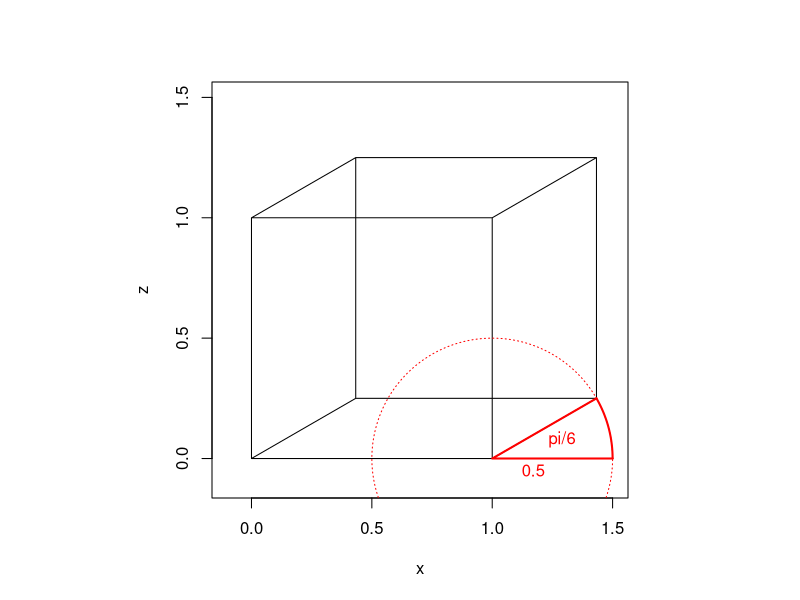
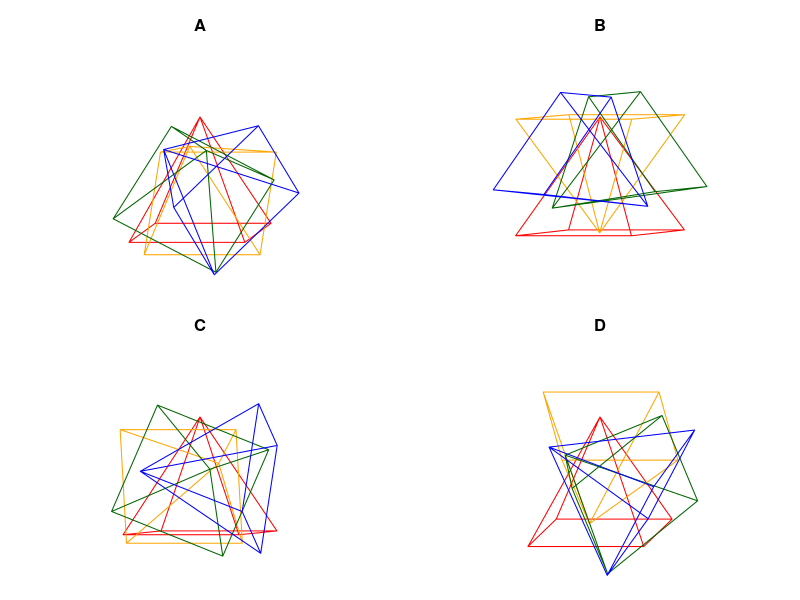

Recreate these plots in R, in order.
## ---- chunk 1

# I STARTED SWITCHING OVER TO 2nd-operand transformation matrices
# But then I decided this whole question is mid...

matpr = function(A){
  pra = "\\begin{bmatrix}\n"
  for(i in 1:dim(A)[1]){
    pra = paste0(pra,paste0(A[i,],collapse=" & "))
    if(i<dim(A)[1]){pra = paste0(pra,"\\\\\n")} else {pra = paste0(pra,"\n")}
  }
  pra = paste0(pra,"\\end{bmatrix}")
  return(pra)
}
matcc = function(A){
  s = "[["
  for(i in 1:(dim(A)[1])){
    s2 = paste0(A[i,],collapse=",")
    s = paste0(s,s2,collapse="")
    if(i<dim(A)[1]){
      s = paste0(s,"],[",collapse="")
    }
  }
  s = paste0(s,"]]",collapse="")
  return(s)
}

X = matrix(c(1,-1,-1,
      -1,-1,-1,
      -1,1,-1,
      1,1,-1,
      1,-1,-1,
      0,0,1,
      1,1,-1,
      -1,1,-1,
      0,0,1,
      -1,-1,-1),3)


XS = c(0,0,0,
      0,0,1,
      0,1,1,
      0,1,0,
      0,0,0,
      1,0,0,
      1,1,0,
      0,1,0,
      1,1,0,
      1,1,1,
      0,1,1,
      1,1,1,
      1,0,1,
      0,0,1,
      1,0,1,
      1,0,0)
XS = matrix(XS,3)

tx = round(runif(1,0.1,2*pi-0.1),2)
ty = round(runif(1,0.1,2*pi-0.1),2)
tz = round(runif(1,0.1,2*pi-0.1),2)
tp = round(runif(1,0.1,pi/4),2)
r = round(runif(1,0.05,0.5),2)

pams1 = c(tp,r,tx,ty,tz)

pm = list(pams1)

for(i in 2:4){
  tx2 = round(runif(1,0.1,2*pi-0.1),2)
  ty2 = round(runif(1,0.1,2*pi-0.1),2)
  tz2 = round(runif(1,0.1,2*pi-0.1),2)
  tp2 = round(runif(1,0.1,pi/4),2)
  r2 = round(runif(1,0.05,0.5),2)
  pams2 = c(tp2,r2,tx2,ty2,tz2)
  pm[[i]] = pams2
}

ord = sample(1:4)
sol = paste0(1*(1==ord),collapse="")

## ---- chunk 2
r3 = 0.5
t3 = pi/6
P3 = matrix(c(1,r3*cos(t3),0,0,r3*sin(t3),1),2,byrow=T)
Y3 = P3%*%XS
par(pty="s")
plot(Y3[1,],Y3[2,],type="l",xlim=c(-0.1,1.5),ylim=c(-0.1,1.5),xlab="x",ylab="z")
lines(c(1+r3,1,1+r3*cos(t3)),c(0,0,r3*sin(t3)),col="red",lwd=2)
th = seq(0,2*pi,length.out=300)
lines(1+r3*cos(th),r3*sin(th),col="red",lty=3)
th = seq(0,t3,length.out=100)
lines(1+r3*cos(th),r3*sin(th),col="red",lwd=2)
text(1+0.3*cos(t3/2),0.3*sin(t3/2),"pi/6",col="red")
text(1+r/2,-0.05,r3,col="red")
## ---- chunk 3
par(pty="s",mfrow=c(2,2),mar=c(0,0,3,0))
for(i in 1:4){
  pams = pm[[ord[i]]]
  TP = pams[1]
  R = pams[2]
  TX = pams[3]
  TY = pams[4]
  TZ = pams[5]
  rx = matrix(c(1,0,0,
                0,cos(TX),-sin(TX),
                0,sin(TX),cos(TX)),3,byrow = T)
  ry = matrix(c(cos(TY),0,sin(TY),
                0,1,0,
                -sin(TY),0,cos(TY)),3,byrow = T)
  rz = matrix(c(cos(TZ),-sin(TZ),0,
                sin(TZ),cos(TZ),0,
                0,0,1),3,byrow = T)
  pp = matrix(c(1,R*cos(TP),0,
                0,R*sin(TP),1),2,byrow=T)
  x1 = pp %*% X
  x2 = pp %*% rx %*% X
  x3 = pp %*% ry %*% rx %*% X
  x4 = pp %*% rz %*% ry %*% rx %*% X
  plot(0,0,type="n",axes=F,ann=T,xlab="",ylab="",xlim=c(-2,2),ylim=c(-2,2),main=c("A","B","C","D")[i])
  lines(x1[1,],x1[2,],col="red")
  lines(x2[1,],x2[2,],col="orange")
  lines(x3[1,],x3[2,],col="darkgreen")
  lines(x4[1,],x4[2,],col="blue")
}
